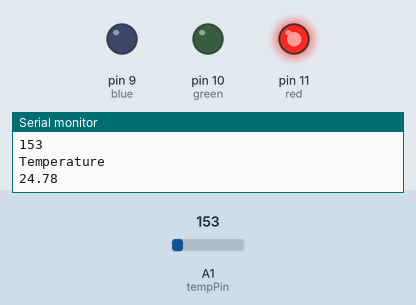
This sketch was run on a simulated Arduino Uno, built with avr-gcc and run on an emulated ATmega328P. Parts: output pins drawn as LEDs (lit = HIGH), the last lines printed to the serial monitor. The inputs (shaded band) are chosen by the test bench; at power-on: A1 (tempPin) = 153.

Above: at 1.3 s.
1.4 s: A1 (tempPin) set to 147
At 2.7 s:
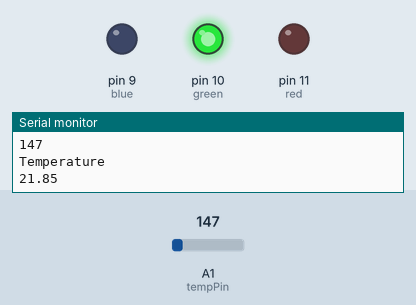
3.5 s: A1 (tempPin) set to 133
At 4.4 s:
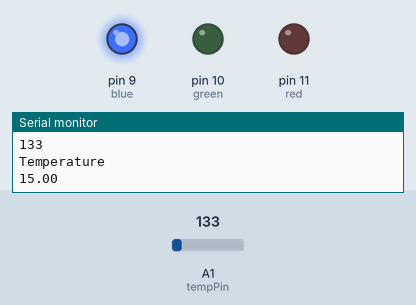
5.5 s: A1 (tempPin) set to 165
At 7.2 s:
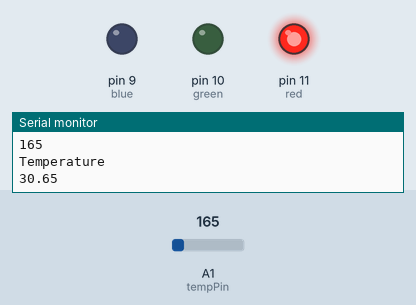
7.5 s: A1 (tempPin) set to 114
At 8.9 s:
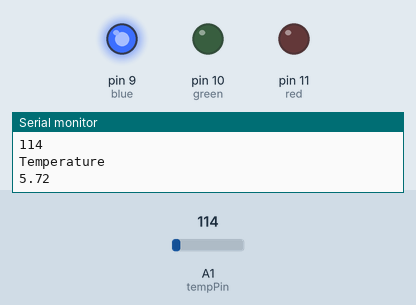
Timing chart, 0 to 10.5 s (numbered marks = the images above; inputs shaded):
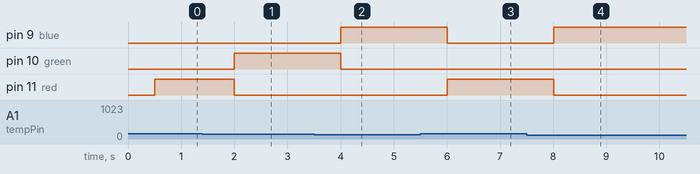

The sketch:

day5labhomework.ino
```cpp
int tempPin = 1;
int val;
int red=11;
int green=10;
int blue=9;
//int temp=0;


void setup() {
  // put your setup code here, to run once:
  pinMode(tempPin,INPUT);
  pinMode(red,OUTPUT);
  pinMode(green,OUTPUT);
  pinMode(blue,OUTPUT);
  Serial.begin(9600);
}

void loop() {
  // put your main code here, to run repeatedly:
  val=analogRead(tempPin);
  float mv=val*5000.0/1023;
  float temp=(mv-500.0)/10;
  Serial.println(val);
  Serial.println("Temperature");
  Serial.println(temp);
  delay(500);
  if(temp>22)
  {
    digitalWrite(red,HIGH);
    digitalWrite(green,LOW);
    digitalWrite(blue,LOW);
  }
  if(temp>=18 && temp<=22)
  {
    digitalWrite(red,LOW);
    digitalWrite(green,HIGH);
    digitalWrite(blue,LOW);
  }
  if(temp<18)
  {
    digitalWrite(red,LOW);
    digitalWrite(green,LOW);
    digitalWrite(blue,HIGH);
  }
}
```

Measured:
- the behaviour switches between 148 and 147 on A1 (tempPin) (found by bisection; images 0 and 1)
- after the input at 1.4 s, pin 10 (green): LOW → HIGH after 0.60 s; pin 11 (red): HIGH → LOW after 0.60 s
- after the input at 3.5 s, pin 9 (blue): LOW → HIGH after 0.51 s; pin 10 (green): HIGH → LOW after 0.51 s
- after the input at 5.5 s, pin 9 (blue): HIGH → LOW after 0.51 s; pin 11 (red): LOW → HIGH after 0.51 s
- after the input at 7.5 s, pin 9 (blue): LOW → HIGH after 0.51 s; pin 11 (red): HIGH → LOW after 0.51 s
